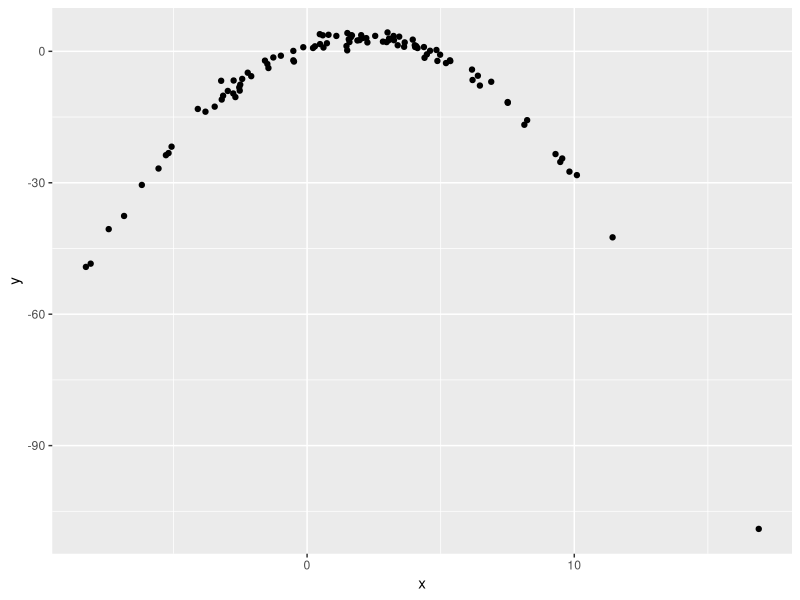

Source code (R):
## ---- chunk 1
library(tidyverse)

df=
  tibble(
    x = rnorm(100,2,5),
    y = 1+2 *x -.5 *x^2 + rnorm(100)
  )

df %>% 
  ggplot(aes(x=x,y=y))+
  geom_point()
